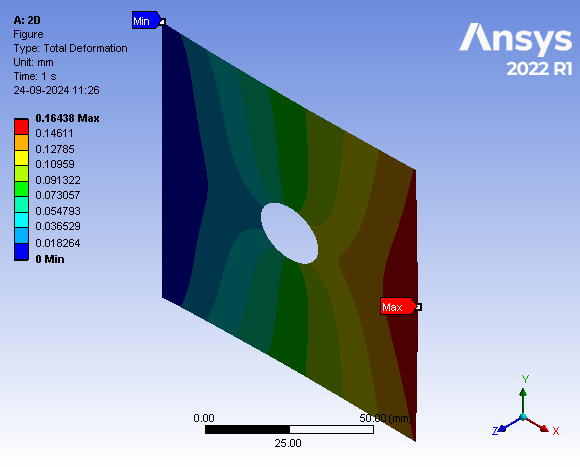
#> input picture 2D_DATA/MATERIALS/AA_T5_D20/D_51000.png, 580 x 467 px, found by its file name
$ jupyter execute --allow-errors main.ipynb
#> lines starting #> are read from the running program, lines starting #| are printed output that depends on the picture
[cell 1]
import pandas as pd
import os
import cv2
import numpy as np
from sklearn.preprocessing import LabelEncoder

# Path to Excel file and image folder
data_path = 'D://BTech_Project//AtlasCopco//2D_DATA//DATASET.xlsx'
image_base_path = 'D://BTech_Project//AtlasCopco//2D_DATA//MATERIALS'

# Load the dataset
#> (the rest of this cell did not finish here and is left out)

[cell 2]
import pandas as pd
import numpy as np
from sklearn.model_selection import train_test_split, GridSearchCV
from sklearn.ensemble import RandomForestRegressor
from sklearn.multioutput import MultiOutputRegressor
from sklearn.metrics import mean_squared_error
import joblib  # Import joblib to save the model

# Create the DataFrame
data = {
    'Material': ['Structural steel'] * 5,
    'Density(kg/m3)': [7850] * 5,
    'youngs modulus(pa)': [200000000000] * 5,
    'poisons raito': [0.3] * 5,
    'Thickness(mm)': [5] * 5,
    'Diameter(mm)': [20] * 5,
    'Force (N)': [50000, 51000, 52000, 53000, 54000],
    'Max def(mm)': [0.057332, 0.058478, 0.059625, 0.060771, 0.061918],
    'Min Stress(Mpa)': [13.386, 13.654, 13.921, 14.189, 14.457],
    'Max Stress(Mpa)': [326.84, 333.38, 339.91, 346.45, 352.99]
}

df = pd.DataFrame(data)

# Prepare the features (X) and target variables (y)
X = df[['Density(kg/m3)', 'youngs modulus(pa)', 'poisons raito', 'Thickness(mm)', 'Diameter(mm)', 'Force (N)', 'Max def(mm)']]
y = df[['Min Stress(Mpa)', 'Max Stress(Mpa)', 'Max def(mm)']]

# Train-test split
X_train, X_test, y_train, y_test = train_test_split(X, y, test_size=0.2, random_state=42)

# Random Forest Regressor with MultiOutputRegressor
rf_model = RandomForestRegressor()
rf_multi_model = MultiOutputRegressor(rf_model)

# Parameter grid for Random Forest
rf_param_grid = {
    'estimator__n_estimators': [50, 100],
    'estimator__max_features': ['sqrt', 'log2'],
    'estimator__min_samples_split': [2, 5],
}

rf_grid_search = GridSearchCV(estimator=rf_multi_model, param_grid=rf_param_grid, cv=3, scoring='neg_mean_squared_error', n_jobs=-1, verbose=2)
rf_grid_search.fit(X_train, y_train)

# Best Random Forest model
best_rf_model = rf_grid_search.best_estimator_

# Predictions and evaluation for Random Forest
y_train_pred_rf = best_rf_model.predict(X_train)
y_test_pred_rf = best_rf_model.predict(X_test)

train_mse_rf = mean_squared_error(y_train, y_train_pred_rf)
test_mse_rf = mean_squared_error(y_test, y_test_pred_rf)

print("Random Forest Regressor")
print("Training MSE:", train_mse_rf)
print("Testing MSE:", test_mse_rf)

# Save the trained Random Forest model
model_filename = 'best_random_forest_model.pkl'
joblib.dump(best_rf_model, model_filename)
print(f'Model saved as {model_filename}')

[cell 3]
import numpy as np
import cv2
import joblib
from pptx import Presentation
from pptx.util import Inches, Pt
from pptx.enum.text import PP_ALIGN
from pptx.dml.color import RGBColor
import pandas as pd

# Load the pre-trained model
model = joblib.load('best_random_forest_model.pkl')

# Function to preprocess the image
def preprocess_image(img_path):
    img = cv2.imread(img_path)
#> img is the input picture: shape (467, 580, 3); mean B, G, R 183.5, 159.1, 141.8
    if img is not None:
        img = cv2.resize(img, (128, 128))  # Resize to 128x128
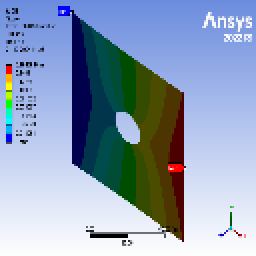
#> img: shape (128, 128, 3) (shown 2 times larger); mean B, G, R 183.8, 159.4, 142
        img_flattened = img.flatten()
        return img_flattened
    return np.zeros((128 * 128 * 3))  # Fallback if image not found

# Function to predict features
def predict_features(thickness, diameter, force, material, img_path):
    # Prepare input features
    input_data = np.array([[7850, 200000000000, 0.3, thickness, diameter, force, 0]])  # Max def placeholder
    predicted_features = model.predict(input_data)

    # Preprocess the image
    img = preprocess_image(img_path)

    return predicted_features, img

# Function to create a PowerPoint report
def create_report(image_path, predicted_features, thickness, diameter, force, material):
    prs = Presentation()
    slide_layout = prs.slide_layouts[5]  # Blank slide layout
    slide = prs.slides.add_slide(slide_layout)

    # Add title to the slide
    title = slide.shapes.title
    title.text = "Stress and Deformation Report"
    title.text_frame.paragraphs[0].font.size = Pt(24)  # Set title font size

    # Add image to slide
    slide.shapes.add_picture(image_path, Inches(0.5), Inches(1.5), width=Inches(4.5), height=Inches(3))

    # Add a table to the slide
    rows, cols = 8, 2  # Adjusted the number of rows to accommodate input and predicted features
    left = Inches(5)
    top = Inches(1.5)
    width = Inches(4)
    height = Inches(3)

    table = slide.shapes.add_table(rows, cols, left, top, width, height).table

    # Set column widths
    table.columns[0].width = Inches(2)
    table.columns[1].width = Inches(2)

    # Set table header
    table.cell(0, 0).text = "Features"
    table.cell(0, 1).text = "Values"
    for cell in table.rows[0].cells:
        cell.fill.solid()
        cell.fill.fore_color.rgb = RGBColor(220, 220, 220)  # Header background color
        cell.text_frame.paragraphs[0].font.bold = True
        cell.text_frame.paragraphs[0].font.size = Pt(30)  # Increased font size for header
        cell.text_frame.paragraphs[0].font.color.rgb = RGBColor(0, 0, 0)
        cell.text_frame.paragraphs[0].alignment = PP_ALIGN.CENTER

    # Add input features to the table
    input_data = [
        ("Thickness (mm)", thickness),
        ("Diameter (mm)", diameter),
        ("Force (N)", force),
        ("Material", material),
        ("", ""),  # Empty row for spacing
        ("Predicted Features", "")
    ]

    for i, (feature, value) in enumerate(input_data):
        table.cell(i + 1, 0).text = feature
        table.cell(i + 1, 1).text = str(value)

    # Add predicted features to the table
    max_stress, min_stress, max_deformation = predicted_features[0]

    predicted_data = [
        ("Max Stress (MPa)", max_stress),
        ("Min Stress (MPa)", min_stress),
        ("Max Deformation (mm)", max_deformation)
    ]

    for i, (feature, value) in enumerate(predicted_data):
        table.cell(i + 5, 0).text = feature
        table.cell(i + 5, 1).text = f"{value:.2f}"  # Format to 2 decimal places

    # Customize font size for all cells
    for row in table.rows:
        for cell in row.cells:
            cell.text_frame.paragraphs[0].font.size = Pt(12)  # Set font size for all cells

    # Save the presentation
    report_path = 'stress_deformation_report.pptx'
    prs.save(report_path)
    print(f'Report saved at {report_path}')

# Example usage
thickness = 5  # Input thickness
diameter = 20  # Input diameter
force = 51000  # Input force
material = "Aluminum"  # Input material
image_path = 'D://BTech_Project//AtlasCopco//2D_DATA//MATERIALS//AA_T5_D20//D_51000.png'  # Path to the image

predicted_features, img = predict_features(thickness, diameter, force, material, image_path)
#> predicted_features = [[13.53, 332.1, 0.058]]
create_report(image_path, predicted_features, thickness, diameter, force, material)
#> (the call stopped at in create_report, `prs = Presentation()`: pptx is not available in this run)
